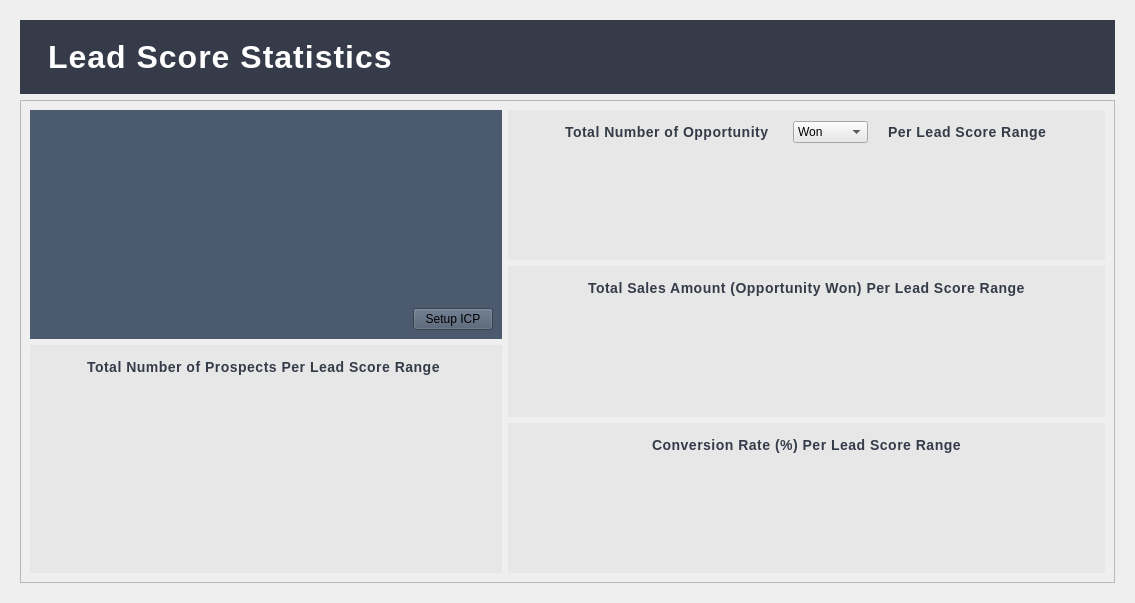
<?xml version="1.0" encoding="UTF-8"?>
<ui version="4.0">
 <class>Form</class>
 <widget class="QWidget" name="Form">
  <property name="geometry">
   <rect>
    <x>0</x>
    <y>0</y>
    <width>1135</width>
    <height>603</height>
   </rect>
  </property>
  <property name="windowTitle">
   <string>Form</string>
  </property>
  <layout class="QVBoxLayout" name="verticalLayout">
   <item>
    <widget class="QStackedWidget" name="stackedWidget">
     <property name="currentIndex">
      <number>0</number>
     </property>
     <widget class="QWidget" name="leadPrioritization_page">
      <layout class="QGridLayout" name="gridLayout_3">
       <item row="1" column="0">
        <widget class="QScrollArea" name="scrollArea">
         <property name="widgetResizable">
          <bool>true</bool>
         </property>
         <widget class="QWidget" name="scrollAreaWidgetContents">
          <property name="geometry">
           <rect>
            <x>0</x>
            <y>0</y>
            <width>1097</width>
            <height>478</height>
           </rect>
          </property>
          <layout class="QGridLayout" name="gridLayout_2">
           <item row="1" column="0">
            <widget class="QWidget" name="widget_6" native="true">
             <property name="styleSheet">
              <string notr="true">QWidget {
    background-color: rgb(231, 231, 231);
}

QLabel {
    color: rgb(53, 59, 72); /* Dark blue-gray for contrast */
    font-size: 14px;        /* Clear and professional size */
    font-weight: 600;       /* Semi-bold, not too heavy */
    letter-spacing: 0.5px;  /* Light spacing for elegance */
    padding: 5px 10px;      /* Neat padding */
    text-align: center;     /* Centered text */
}
</string>
             </property>
             <layout class="QVBoxLayout" name="verticalLayout_2">
              <item>
               <layout class="QGridLayout" name="PVLS_gridLayout">
                <item row="0" column="0">
                 <layout class="QHBoxLayout" name="horizontalLayout_5">
                  <item>
                   <spacer name="horizontalSpacer_2">
                    <property name="orientation">
                     <enum>Qt::Horizontal</enum>
                    </property>
                    <property name="sizeHint" stdset="0">
                     <size>
                      <width>40</width>
                      <height>20</height>
                     </size>
                    </property>
                   </spacer>
                  </item>
                  <item>
                   <widget class="QLabel" name="label_7">
                    <property name="text">
                     <string>Total Number of Prospects Per Lead Score Range </string>
                    </property>
                   </widget>
                  </item>
                  <item>
                   <spacer name="horizontalSpacer_3">
                    <property name="orientation">
                     <enum>Qt::Horizontal</enum>
                    </property>
                    <property name="sizeHint" stdset="0">
                     <size>
                      <width>40</width>
                      <height>20</height>
                     </size>
                    </property>
                   </spacer>
                  </item>
                 </layout>
                </item>
                <item row="1" column="0">
                 <spacer name="verticalSpacer">
                  <property name="orientation">
                   <enum>Qt::Vertical</enum>
                  </property>
                  <property name="sizeHint" stdset="0">
                   <size>
                    <width>20</width>
                    <height>40</height>
                   </size>
                  </property>
                 </spacer>
                </item>
               </layout>
              </item>
             </layout>
            </widget>
           </item>
           <item row="0" column="0">
            <widget class="QWidget" name="widget_2" native="true">
             <property name="styleSheet">
              <string notr="true">QWidget {
    background-color: rgb(75, 90, 110);
}</string>
             </property>
             <layout class="QVBoxLayout" name="verticalLayout_4">
              <item>
               <layout class="QGridLayout" name="gridLayout">
                <item row="0" column="2">
                 <spacer name="verticalSpacer_10">
                  <property name="orientation">
                   <enum>Qt::Vertical</enum>
                  </property>
                  <property name="sizeHint" stdset="0">
                   <size>
                    <width>20</width>
                    <height>40</height>
                   </size>
                  </property>
                 </spacer>
                </item>
                <item row="0" column="1">
                 <spacer name="horizontalSpacer_6">
                  <property name="orientation">
                   <enum>Qt::Horizontal</enum>
                  </property>
                  <property name="sizeHint" stdset="0">
                   <size>
                    <width>40</width>
                    <height>20</height>
                   </size>
                  </property>
                 </spacer>
                </item>
                <item row="2" column="0">
                 <spacer name="horizontalSpacer">
                  <property name="orientation">
                   <enum>Qt::Horizontal</enum>
                  </property>
                  <property name="sizeHint" stdset="0">
                   <size>
                    <width>40</width>
                    <height>20</height>
                   </size>
                  </property>
                 </spacer>
                </item>
                <item row="2" column="2">
                 <widget class="QPushButton" name="pushButton">
                  <property name="text">
                   <string>Setup ICP</string>
                  </property>
                 </widget>
                </item>
               </layout>
              </item>
             </layout>
            </widget>
           </item>
           <item row="0" column="2" rowspan="2">
            <layout class="QVBoxLayout" name="verticalLayout_3">
             <item>
              <widget class="QWidget" name="widget_3" native="true">
               <property name="styleSheet">
                <string notr="true">QWidget {
    background-color: rgb(231, 231, 231);
}

QLabel {
    color: rgb(53, 59, 72); /* Dark blue-gray for contrast */
    font-size: 14px;        /* Clear and professional size */
    font-weight: 600;       /* Semi-bold, not too heavy */
    letter-spacing: 0.5px;  /* Light spacing for elegance */
    padding: 5px 10px;      /* Neat padding */
    text-align: center;     /* Centered text */
}
</string>
               </property>
               <layout class="QGridLayout" name="gridLayout_4">
                <item row="0" column="0">
                 <layout class="QGridLayout" name="TSVLS_gridLayout">
                  <item row="0" column="0">
                   <layout class="QHBoxLayout" name="horizontalLayout_2">
                    <item>
                     <spacer name="horizontalSpacer_9">
                      <property name="orientation">
                       <enum>Qt::Horizontal</enum>
                      </property>
                      <property name="sizeHint" stdset="0">
                       <size>
                        <width>40</width>
                        <height>20</height>
                       </size>
                      </property>
                     </spacer>
                    </item>
                    <item>
                     <widget class="QLabel" name="label_3">
                      <property name="text">
                       <string>Total Number of Opportunity </string>
                      </property>
                     </widget>
                    </item>
                    <item>
                     <widget class="QComboBox" name="comboBox">
                      <item>
                       <property name="text">
                        <string>Won</string>
                       </property>
                      </item>
                      <item>
                       <property name="text">
                        <string>Lost</string>
                       </property>
                      </item>
                      <item>
                       <property name="text">
                        <string>Pending</string>
                       </property>
                      </item>
                     </widget>
                    </item>
                    <item>
                     <widget class="QLabel" name="label_4">
                      <property name="text">
                       <string>Per Lead Score Range</string>
                      </property>
                     </widget>
                    </item>
                    <item>
                     <spacer name="horizontalSpacer_10">
                      <property name="orientation">
                       <enum>Qt::Horizontal</enum>
                      </property>
                      <property name="sizeHint" stdset="0">
                       <size>
                        <width>40</width>
                        <height>20</height>
                       </size>
                      </property>
                     </spacer>
                    </item>
                   </layout>
                  </item>
                  <item row="1" column="0">
                   <spacer name="verticalSpacer_4">
                    <property name="orientation">
                     <enum>Qt::Vertical</enum>
                    </property>
                    <property name="sizeHint" stdset="0">
                     <size>
                      <width>20</width>
                      <height>40</height>
                     </size>
                    </property>
                   </spacer>
                  </item>
                 </layout>
                </item>
               </layout>
              </widget>
             </item>
             <item>
              <widget class="QWidget" name="widget_4" native="true">
               <property name="styleSheet">
                <string notr="true">QWidget {
    background-color: rgb(231, 231, 231);
}

QLabel {
    color: rgb(53, 59, 72); /* Dark blue-gray for contrast */
    font-size: 14px;        /* Clear and professional size */
    font-weight: 600;       /* Semi-bold, not too heavy */
    letter-spacing: 0.5px;  /* Light spacing for elegance */
    padding: 5px 10px;      /* Neat padding */
    text-align: center;     /* Centered text */
}
</string>
               </property>
               <layout class="QGridLayout" name="gridLayout_6">
                <item row="0" column="0">
                 <layout class="QGridLayout" name="SWVLS_gridLayout">
                  <item row="0" column="0">
                   <layout class="QHBoxLayout" name="horizontalLayout_3">
                    <item>
                     <spacer name="horizontalSpacer_7">
                      <property name="orientation">
                       <enum>Qt::Horizontal</enum>
                      </property>
                      <property name="sizeHint" stdset="0">
                       <size>
                        <width>40</width>
                        <height>20</height>
                       </size>
                      </property>
                     </spacer>
                    </item>
                    <item>
                     <widget class="QLabel" name="label_5">
                      <property name="text">
                       <string>Total Sales Amount (Opportunity Won) Per Lead Score Range</string>
                      </property>
                     </widget>
                    </item>
                    <item>
                     <spacer name="horizontalSpacer_8">
                      <property name="orientation">
                       <enum>Qt::Horizontal</enum>
                      </property>
                      <property name="sizeHint" stdset="0">
                       <size>
                        <width>40</width>
                        <height>20</height>
                       </size>
                      </property>
                     </spacer>
                    </item>
                   </layout>
                  </item>
                  <item row="1" column="0">
                   <spacer name="verticalSpacer_3">
                    <property name="orientation">
                     <enum>Qt::Vertical</enum>
                    </property>
                    <property name="sizeHint" stdset="0">
                     <size>
                      <width>20</width>
                      <height>40</height>
                     </size>
                    </property>
                   </spacer>
                  </item>
                 </layout>
                </item>
               </layout>
              </widget>
             </item>
             <item>
              <widget class="QWidget" name="widget_5" native="true">
               <property name="styleSheet">
                <string notr="true">QWidget {
    background-color: rgb(231, 231, 231);
}

QLabel {
    color: rgb(53, 59, 72); /* Dark blue-gray for contrast */
    font-size: 14px;        /* Clear and professional size */
    font-weight: 600;       /* Semi-bold, not too heavy */
    letter-spacing: 0.5px;  /* Light spacing for elegance */
    padding: 5px 10px;      /* Neat padding */
    text-align: center;     /* Centered text */
}
</string>
               </property>
               <layout class="QGridLayout" name="gridLayout_7">
                <item row="0" column="0">
                 <layout class="QGridLayout" name="CVLS_gridLayout">
                  <item row="0" column="0">
                   <layout class="QHBoxLayout" name="horizontalLayout_4">
                    <item>
                     <spacer name="horizontalSpacer_4">
                      <property name="orientation">
                       <enum>Qt::Horizontal</enum>
                      </property>
                      <property name="sizeHint" stdset="0">
                       <size>
                        <width>40</width>
                        <height>20</height>
                       </size>
                      </property>
                     </spacer>
                    </item>
                    <item>
                     <widget class="QLabel" name="label_6">
                      <property name="text">
                       <string>Conversion Rate (%) Per Lead Score Range</string>
                      </property>
                     </widget>
                    </item>
                    <item>
                     <spacer name="horizontalSpacer_5">
                      <property name="orientation">
                       <enum>Qt::Horizontal</enum>
                      </property>
                      <property name="sizeHint" stdset="0">
                       <size>
                        <width>40</width>
                        <height>20</height>
                       </size>
                      </property>
                     </spacer>
                    </item>
                   </layout>
                  </item>
                  <item row="1" column="0">
                   <spacer name="verticalSpacer_2">
                    <property name="orientation">
                     <enum>Qt::Vertical</enum>
                    </property>
                    <property name="sizeHint" stdset="0">
                     <size>
                      <width>20</width>
                      <height>40</height>
                     </size>
                    </property>
                   </spacer>
                  </item>
                 </layout>
                </item>
               </layout>
              </widget>
             </item>
            </layout>
           </item>
          </layout>
         </widget>
        </widget>
       </item>
       <item row="0" column="0">
        <widget class="QWidget" name="widget" native="true">
         <property name="styleSheet">
          <string notr="true">QWidget {
    background-color: rgb(53, 59, 72);
}

QLabel {
    color: white;
    font-size: 32px;      /* Bigger font size for the title */
    font-weight: bold;    /* Make it bold */
    letter-spacing: 1px;  /* Slight space between letters */
    padding: 10px;        /* Some breathing space around */
    text-align: center;   /* Centered text */
}
</string>
         </property>
         <layout class="QHBoxLayout" name="horizontalLayout">
          <item>
           <widget class="QLabel" name="label_2">
            <property name="text">
             <string>Lead Score Statistics</string>
            </property>
           </widget>
          </item>
         </layout>
        </widget>
       </item>
      </layout>
     </widget>
     <widget class="QWidget" name="page2_page">
      <widget class="QLabel" name="label">
       <property name="geometry">
        <rect>
         <x>580</x>
         <y>20</y>
         <width>131</width>
         <height>16</height>
        </rect>
       </property>
       <property name="text">
        <string>Some Content Here</string>
       </property>
      </widget>
     </widget>
    </widget>
   </item>
  </layout>
 </widget>
 <resources/>
 <connections/>
</ui>
